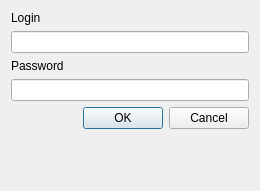
<?xml version="1.0" encoding="UTF-8"?>
<ui version="4.0">
 <class>startscreen</class>
 <widget class="QDialog" name="startscreen">
  <property name="geometry">
   <rect>
    <x>0</x>
    <y>0</y>
    <width>260</width>
    <height>191</height>
   </rect>
  </property>
  <property name="windowTitle">
   <string>Dialog</string>
  </property>
  <layout class="QFormLayout" name="formLayout">
   <item row="0" column="0" colspan="2">
    <layout class="QVBoxLayout" name="verticalLayout">
     <item>
      <widget class="QLabel" name="label">
       <property name="text">
        <string>Login</string>
       </property>
      </widget>
     </item>
     <item>
      <widget class="QLineEdit" name="lineEdit"/>
     </item>
     <item>
      <widget class="QLabel" name="label_2">
       <property name="text">
        <string>Password</string>
       </property>
      </widget>
     </item>
     <item>
      <widget class="QLineEdit" name="lineEdit_2">
       <property name="echoMode">
        <enum>QLineEdit::EchoMode::Password</enum>
       </property>
      </widget>
     </item>
     <item>
      <widget class="QDialogButtonBox" name="buttonBox">
       <property name="standardButtons">
        <set>QDialogButtonBox::StandardButton::Cancel|QDialogButtonBox::StandardButton::Ok</set>
       </property>
      </widget>
     </item>
    </layout>
   </item>
  </layout>
 </widget>
 <resources/>
 <connections/>
</ui>
